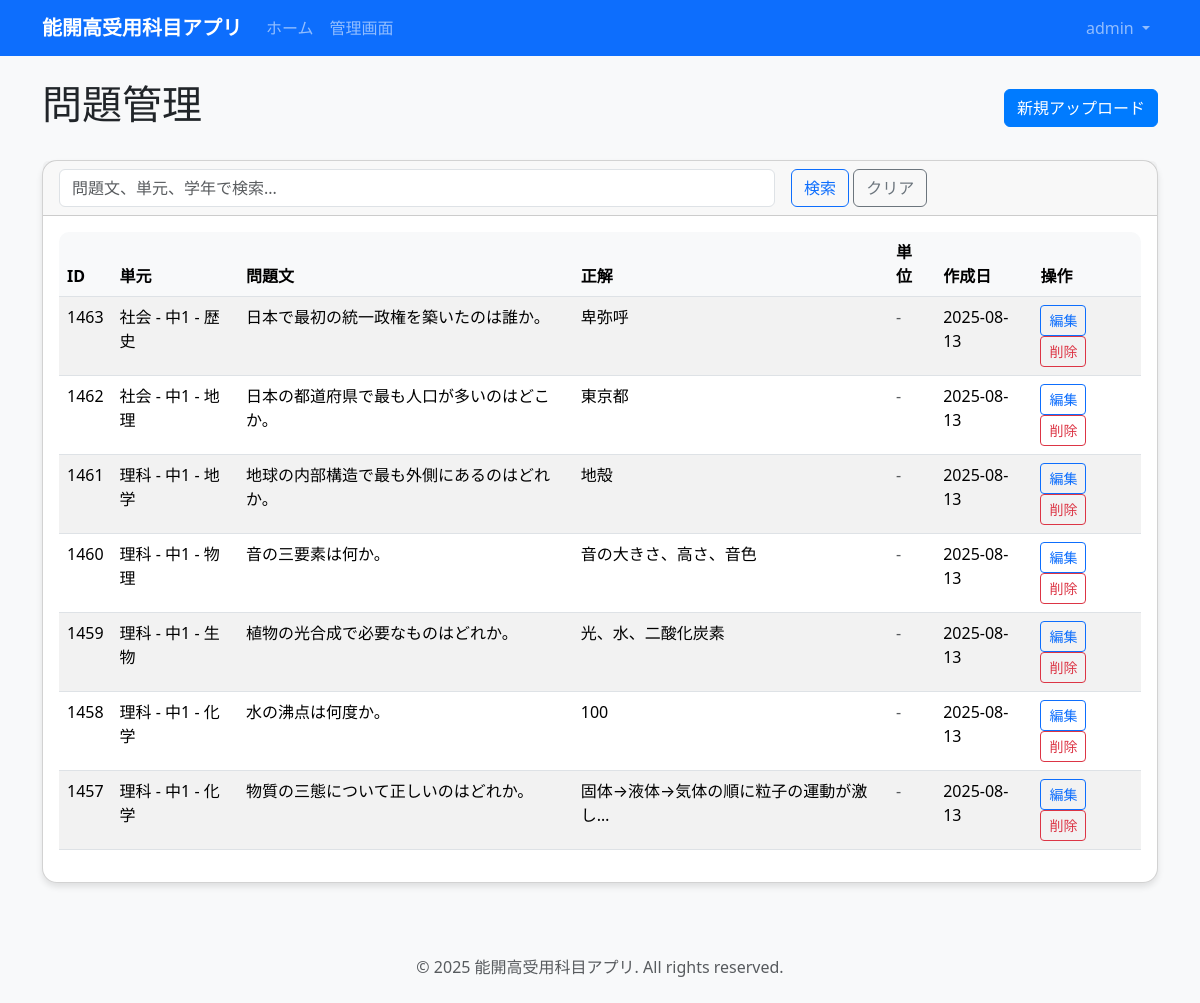
The page /admin-panel/questions/ (signed in) on the database its author committed.
### accounts/models.py (models this page shows, shortened)
class User(AbstractUser):
    class Role(models.TextChoices):
        STUDENT = 'student', '生徒'
        ADMIN = 'admin', '管理者'
    role = models.CharField(
        max_length=10,
        choices=Role.choices,
        default=Role.STUDENT,
        verbose_name='役割'
    )
    email = models.EmailField(blank=True, verbose_name='メールアドレス')
    class Meta:
        verbose_name = 'ユーザー'
        verbose_name_plural = 'ユーザー'

### quiz_app/models.py (models this page shows, shortened)
class Question(models.Model):
    class QuestionType(models.TextChoices):
        TEXT = 'text', '記述問題'
        CHOICE = 'choice', '選択問題'
    unit = models.ForeignKey(
        Unit,
        on_delete=models.CASCADE,
        related_name='questions',
        verbose_name='単元'
    )
    source_id = models.CharField(max_length=50, verbose_name='元データID')
    question_type = models.CharField(
        max_length=10,
        choices=QuestionType.choices,
        default=QuestionType.TEXT,
        verbose_name='問題タイプ'
    )
    text = models.TextField(verbose_name='問題文')
    correct_answer = models.TextField(verbose_name='正解')
    accepted_alternatives = models.JSONField(
        default=list,
        blank=True,
        verbose_name='別解'
    )
    choices = models.JSONField(
        default=list,
        blank=True,
        verbose_name='選択肢'
    )
    requires_unit_label = models.BooleanField(
        default=False,
        verbose_name='単位ラベル必要'
    )
    unit_label_text = models.CharField(
        max_length=20,
        blank=True,
        verbose_name='単位ラベル'
    )
    parts_count = models.PositiveIntegerField(
        default=1,
        validators=[MinValueValidator(1), MaxValueValidator(10)],
        verbose_name='解答欄数'
    )
    created_at = models.DateTimeField(auto_now_add=True, verbose_name='作成日時')
    updated_at = models.DateTimeField(auto_now=True, verbose_name='更新日時')
    class Meta:
        verbose_name = '問題'
        verbose_name_plural = '問題'
        unique_together = ['unit', 'source_id']
        indexes = [
            models.Index(fields=['unit', 'source_id']),
        ]

class Unit(models.Model):
    subject = models.ForeignKey(
        Subject,
        on_delete=models.CASCADE,
        related_name='units',
        verbose_name='教科'
    )
    grade_year = models.CharField(max_length=10, verbose_name='学年')
    category = models.CharField(max_length=50, verbose_name='カテゴリ')
    unit_key = models.CharField(
        max_length=100,
        unique=True,
        verbose_name='単元キー'
    )
    class Meta:
        verbose_name = '単元'
        verbose_name_plural = '単元'
        unique_together = ['subject', 'grade_year', 'category']
    def __str__(self):
        return f"{self.subject.label_ja} - {self.grade_year} - {self.category}"

class Subject(models.Model):
    class Code(models.TextChoices):
        SCIENCE = 'science', '理科'
        SOCIAL = 'social', '社会'
    code = models.CharField(
        max_length=10,
        choices=Code.choices,
        unique=True,
        verbose_name='教科コード'
    )
    label_ja = models.CharField(max_length=20, verbose_name='教科名')
    class Meta:
        verbose_name = '教科'
        verbose_name_plural = '教科'

### admin_panel/views.py (the view)
# urls.py: path('questions/', views.QuestionListView.as_view(), name='questions'),
class QuestionListView(LoginRequiredMixin, AdminRequiredMixin, ListView):
    model = Question
    template_name = 'admin_panel/questions.html'
    context_object_name = 'questions'
    paginate_by = 20
    def get_queryset(self):
        queryset = Question.objects.select_related('unit').all()
        search = self.request.GET.get('search')
        if search:
            queryset = queryset.filter(
                Q(text__icontains=search) |
                Q(unit__category__icontains=search) |
                Q(unit__grade_year__icontains=search)
            )
        return queryset.order_by('-created_at')

### admin_panel/views.py (called while the page is built)
def admin_required(user):
    return user.is_authenticated and user.role == 'admin'

    def test_func(self):
        return admin_required(self.request.user)

### templates/admin_panel/questions.html (shortened to what this page needs)
{% extends 'base.html' %}
{% block content %}
<div class="row">
    <div class="col-12">
        <div class="d-flex justify-content-between align-items-center mb-4">
            <h1>問題管理</h1>
            <a href="{% url 'admin_panel:upload' %}" class="btn btn-primary">
                 新規アップロード
            </a>
        </div>
    </div>
</div>
<div class="row">
    <div class="col-12">
        <div class="card">
            <div class="card-header">
                <form method="get" class="row g-3">
                    <div class="col-md-8">
                        <input type="text" name="search" class="form-control" placeholder="問題文、単元、学年で検索..." value="{{ request.GET.search }}">
                    </div>
                    <div class="col-md-4">
                        <button type="submit" class="btn btn-outline-primary">検索</button>
                        <a href="{% url 'admin_panel:questions' %}" class="btn btn-outline-secondary">クリア</a>
                    </div>
                </form>
            </div>
            <div class="card-body">
                {% if questions %}
                    <div class="table-responsive">
                        <table class="table table-striped">
                            <thead>
                                <tr>
                                    <th>ID</th>
                                    <th>単元</th>
                                    <th>問題文</th>
                                    <th>正解</th>
                                    <th>単位</th>
                                    <th>作成日</th>
                                    <th>操作</th>
                                </tr>
                            </thead>
                            <tbody>
                                {% for question in questions %}
                                <tr>
                                    <td>{{ question.id }}</td>
                                    <td>{{ question.unit }}</td>
                                    <td>{{ question.text|truncatechars:50 }}</td>
                                    <td>{{ question.correct_answer|truncatechars:20 }}</td>
                                    <td>
                                        {% if question.unit_label_text %}
                                            <span class="badge bg-info">{{ question.unit_label_text }}</span>
                                        {% else %}
                                            <span class="text-muted">-</span>
                                        {% endif %}
                                    </td>
                                    <td>{{ question.created_at|date:"Y-m-d" }}</td>
                                    <td>
                                        <a href="{% url 'admin_panel:question_edit' question.id %}" class="btn btn-sm btn-outline-primary">編集</a>
                                        <a href="{% url 'admin_panel:question_delete' question.id %}" class="btn btn-sm btn-outline-danger" onclick="return confirm('本当に削除しますか？')">削除</a>
                                    </td>
                                </tr>
                                {% endfor %}
                            </tbody>
                        </table>
                    </div>
                {% else %}
                    <div class="text-center py-4">
                        <p class="text-muted">問題が見つかりませんでした。</p>
                        <a href="{% url 'admin_panel:upload' %}" class="btn btn-primary">問題をアップロード</a>
                    </div>
                {% endif %}
            </div>
        </div>
    </div>
</div>
{% endblock %}

### templates/base.html (shortened to what this page needs)
{% load static %}
<!DOCTYPE html>
<html lang="ja">
<head>
    <link href="https://cdn.jsdelivr.net/npm/bootstrap@5.3.2/dist/css/bootstrap.min.css" rel="stylesheet">
    <link href="https://cdnjs.cloudflare.com/ajax/libs/font-awesome/6.0.0/css/all.min.css" rel="stylesheet">
    <link href="{% static 'css/style.css' %}" rel="stylesheet">
</head>
<body>
    <nav class="navbar navbar-expand-lg navbar-dark bg-primary">
        <div class="container">
            <a class="navbar-brand" href="{% url 'quiz_app:home' %}">
                能開高受用科目アプリ
            </a>
            <div class="collapse navbar-collapse" id="navbarNav">
                <ul class="navbar-nav me-auto">
                    <li class="nav-item">
                        <a class="nav-link" href="{% url 'quiz_app:home' %}">ホーム</a>
                    </li>
                    {% if user.is_authenticated %}
                        {% if user.role == 'student' %}
                            <li class="nav-item">
                                <a class="nav-link" href="{% url 'quiz_app:mypage' %}">マイページ</a>
                            </li>
                            <li class="nav-item">
                                <a class="nav-link" href="{% url 'quiz_app:ranking' %}">ランキング</a>
                            </li>
                        {% elif user.role == 'admin' %}
                            <li class="nav-item">
                                <a class="nav-link" href="{% url 'admin_panel:home' %}">管理画面</a>
                            </li>
                        {% endif %}
                    {% endif %}
                </ul>
                <ul class="navbar-nav">
                    {% if user.is_authenticated %}
                        <li class="nav-item dropdown">
                            <a class="nav-link dropdown-toggle" href="#" id="navbarDropdown" role="button" data-bs-toggle="dropdown" aria-expanded="false">
                                {{ user.username }}
                            </a>
                        </li>
                    {% endif %}
                </ul>
            </div>
        </div>
    </nav>
    <main class="container my-4">
        {% block content %}{% endblock %}
    </main>
    <footer class="bg-light py-4 mt-5">
        <div class="container text-center">
                         <p class="text-muted mb-0">&copy; 2025 能開高受用科目アプリ. All rights reserved.</p>
        </div>
    </footer>
</body>
</html>

### static/css/style.css (style rules this page uses)
body { background-color: #f8f9fa; }
.navbar-brand { font-weight: bold; }
.card { border-radius: 15px; box-shadow: 0 4px 6px rgba(0, 0, 0, 0.1); }
.btn-primary { background-color: #007bff; border-color: #007bff; }
input[type="text"] { -webkit-autofill: none; -webkit-box-shadow: 0 0 0 1000px white inset; }
.table-responsive { border-radius: 10px; overflow: hidden; }
.table th { background-color: #f8f9fa; border-top: none; }
footer { margin-top: auto; }

### rows shown on the page
User: username "admin"
Question: id "1463", unit "社会 - 中1 - 歴史", text "日本で最初の統一政権を築いたのは誰か。", correct_answer "卑弥呼", created_at "2025-08-13"
Question: id "1462", unit "社会 - 中1 - 地理", text "日本の都道府県で最も人口が多いのはどこか。", correct_answer "東京都", created_at "2025-08-13"
Question: id "1461", unit "理科 - 中1 - 地学", text "地球の内部構造で最も外側にあるのはどれか。", correct_answer "地殻", created_at "2025-08-13"
Question: id "1460", unit "理科 - 中1 - 物理", text "音の三要素は何か。", correct_answer "音の大きさ、高さ、音色", created_at "2025-08-13"
Question: id "1459", unit "理科 - 中1 - 生物", text "植物の光合成で必要なものはどれか。", correct_answer "光、水、二酸化炭素", created_at "2025-08-13"
Question: id "1458", unit "理科 - 中1 - 化学", text "水の沸点は何度か。", correct_answer "100", created_at "2025-08-13"
Question: id "1457", unit "理科 - 中1 - 化学", text "物質の三態について正しいのはどれか。", correct_answer "固体→液体→気体の順に粒子の運動が激し…", created_at "2025-08-13"
